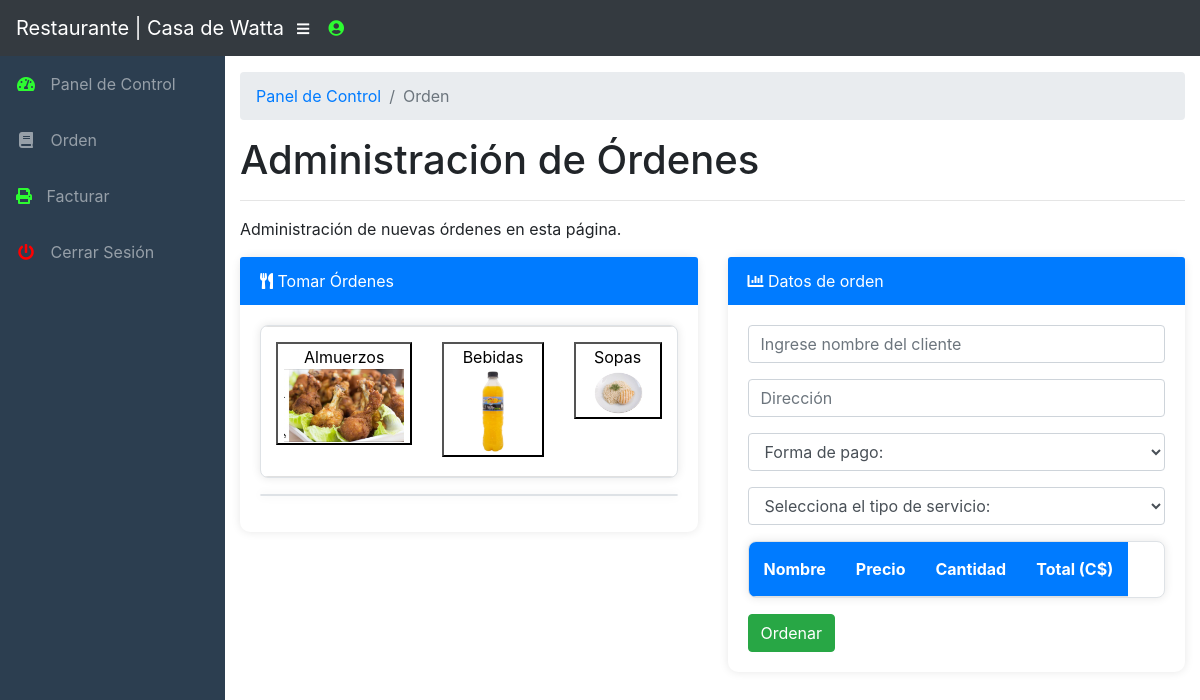
The page /staff/order.php (signed in) on the database its author committed.
### tables this page shows
CREATE TABLE IF NOT EXISTS `tbl_menu` (
  `menuID` int(11) NOT NULL AUTO_INCREMENT,
  `menuName` varchar(25) NOT NULL,
  `menu_imagen` varchar(600) DEFAULT NULL,
  PRIMARY KEY (`menuID`)
);

### staff/order.php (the view, shortened to what this page needs)
<?php
	include("../functions.php");
?>
<!DOCTYPE html>
<html lang="en">
  <head>
    <link href="vendor/bootstrap/css/bootstrap.min.css" rel="stylesheet">
    <link href="vendor/fontawesome-free/css/all.min.css" rel="stylesheet" type="text/css">
    <link href="vendor/datatables/dataTables.bootstrap4.css" rel="stylesheet">
    <link href="css/sb-admin.css" rel="stylesheet">
    <link href="../css/stylesmac.css" rel="stylesheet">
  </head>
  <body id="page-top">
    <nav class="navbar navbar-expand navbar-dark bg-dark static-top">
      <a class="navbar-brand mr-1" href="index.php">Restaurante | Casa de Watta</a>
      <button class="btn btn-link btn-sm text-white order-1 order-sm-0" id="sidebarToggle" href="#">
        <i class="fas fa-bars"></i>
      </button>
      <ul class="navbar-nav ml-auto ml-md-0">
        <li class="nav-item dropdown no-arrow">
          <a class="nav-link dropdown-toggle" href="#" id="userDropdown" role="button" data-toggle="dropdown" aria-haspopup="true" aria-expanded="false">
            <i class="fas fa-user-circle fa-fw"style="color: #2dfb31;"></i>
          </a>
        </li>
      </ul>
    </nav>
    <div id="wrapper">
      <ul class="sidebar navbar-nav">
      <?php
if ($_SESSION['user_level'] == "admin") {
    echo '
    <li class="nav-item">
        <a class="nav-link" href="../admin/index.php">
            <i class="fas fa-fw fa-tachometer-alt" style="color: #2dfb31;"></i>
            <span>Panel de Control</span>
        </a>
    </li>
    ';
} elseif ($_SESSION['user_level'] != "admin") {
    echo '
    <li class="nav-item">
        <a class="nav-link" href="./index.php">
            <i class="fas fa-fw fa-tachometer-alt" style="color: #2dfb31;"></i>
            <span>Panel de Control</span>
        </a>
    </li>
    ';
}
?>
   <?php
echo '
            <li class="nav-item">
              <a class="nav-link" href="order.php">
                <i class="fas fa-fw fa-book"></i>
                <span>Orden</span></a>
            </li>
';
if ($_SESSION['user_level'] == "staff"){
echo'
<li class="nav-item">
          <a class="nav-link" href="./facturar.php">
          <i class="fas fa-regular fa-print" style="color: #2dfb31;"></i>
            <span>Facturar</span></a>
        </li>
';}
?>
        <li class="nav-item">
          <a class="nav-link" href="#" data-toggle="modal" data-target="#logoutModal">
            <i class="fas fa-fw fa-power-off"style="color: #FF0000;"></i>
            <span>Cerrar Sesión</span>
          </a>
        </li>
      </ul>
      <div id="content-wrapper">
        <div class="container-fluid">
          <ol class="breadcrumb">
            <li class="breadcrumb-item">
              <a href="index.php">Panel de Control</a>
            </li>
            <li class="breadcrumb-item active">Orden</li>
          </ol>
          <h1>Administración de Órdenes</h1>
        <hr>
        <p>Administración de nuevas órdenes en esta página.</p>
        <div class="row">
            <div class="col-lg-6">
                <div class="card mb-3">
                    <div class="card-header">
                        <i class="fas fa-utensils"></i> Tomar Órdenes
                    </div>
                    <div class="card-body">
                        <table class="table table-responsive table-bordered text-center" width="100%" cellspacing="0">
                            <tr>
                                <?php
                                $menuQuery = "SELECT * FROM tbl_menu";
                                $stmt = $sqlconnection->prepare($menuQuery);
                                $stmt->execute();
                                $result = $stmt->get_result();
                                $counter = 0;
                                while ($menuRow = $result->fetch_assoc()) {
                                    if ($counter % 3 == 0) {
                                        echo "</tr><tr>";
                                    }
                                    echo "<td>
        <button class='_favorit' style='margin-bottom:4px; white-space: normal; background-color: #ffffff; color: #000;' onclick='displayItem(" . $menuRow['menuID'] . ")'>
            " . $menuRow['menuName'] . "
            <img src='../image/" . $menuRow['menu_imagen'] . "' alt='" . $menuRow['menu_imagen'] . "' style='width:100%; height:auto;'>
        </button>
      </td>";
                                    $counter++;
                                }
                                ?>
                            </tr>
                        </table>
                        <table id="tblItem" class="table table-responsive table-bordered" width="100%" cellspacing="0"></table>
                    </div>
                </div>
            </div>
            <div class="col-lg-6">
                <div class="card mb-3">
                    <div class="card-header">
                        <i class="fas fa-chart-bar"></i>
                        Datos de orden
                    </div>
                    <div class="card-body">
                        <form action="insertorder.php" method="POST">
                            <div class="form-group">
                                <input type="text" name="nombrec" placeholder="Ingrese nombre del cliente" id="nombrec" class="form-control" list="clientes" />
                            </div>
                            <div class="form-group">
                                <input type="text" name="direccion" placeholder="Dirección" id="direccion" class="form-control" />
                            </div>
                            <div class="form-group">
                                <select class="form-control" name="forma_pago" id="forma_pago" required>
                                    <option value=''>Forma de pago:</option>
                                </select>
                            </div>
                            <div class="form-group">
                                <select class="form-control" name="servicio" id="servicio" onchange="mostrarCosto()" required>
                                    <option value=''>Selecciona el tipo de servicio:</option>
                                </select>
                            </div>
                            <table id="tblOrderList" class="table table-responsive table-bordered" width="100%" cellspacing="0">
                                <tr>
                                    <th>Nombre</th>
                                    <th>Precio</th>
                                    <th>Cantidad</th>
                                    <th>Total (C$)</th>
                                </tr>
                            </table>
                            <input class="btn btn-success" type="submit" name="sentorder" id="sentorder" value="Ordenar">
                        </form>
                    </div>
                </div>
            </div>
        </div>
    </div>
</body>
</html>

### staff/css/sb-admin.css (style rules this page uses)
html { position: relative; min-height: 100%; }
body { height: 100%; }
#wrapper { display: -webkit-box; display: -ms-flexbox; display: flex; }
#wrapper #content-wrapper { overflow-x: hidden; width: 100%; padding-top: 1rem; padding-bottom: 80px; }
.navbar-nav .nav-item.dropdown .dropdown-toggle::after { width: 1rem; text-align: center; float: right; vertical-align: 0; border: 0; font-weight: 900; content: '\f105'; font-family: 'Font Awesome 5 Free'; }
.navbar-nav .nav-item.dropdown.no-arrow .dropdown-toggle::after { display: none; }
.sidebar { width: 90px !important; background-color: #212529; min-height: calc(100vh - 56px); }
.sidebar .nav-item:last-child { margin-bottom: 1rem; }
.sidebar .nav-item .nav-link { text-align: center; padding: 0.75rem 1rem; width: 90px; }
.sidebar .nav-item .nav-link span { font-size: 0.65rem; display: block; }
.sidebar .nav-item .nav-link { color: rgba(255, 255, 255, 0.5); }
@media (min-width: 768px) { .sidebar { width: 225px !important; } }
@media (min-width: 768px) { .sidebar .nav-item .nav-link { display: block; width: 100%; text-align: left; padding: 1rem; width: 225px; } }
@media (min-width: 768px) { .sidebar .nav-item .nav-link span { font-size: 1rem; display: inline; } }
:root { --input-padding-x: 0.75rem; --input-padding-y: 0.75rem; }

### css/stylesmac.css (style rules this page uses)
.card { border: 0; border-radius: 10px; box-shadow: 0 0 10px rgba(0, 0, 0, 0.1); }
.card-header { background-color: #007bff; color: #fff; border-bottom: 0; }
.table { background-color: #fff; border-radius: 8px; box-shadow: 0 0 10px rgba(0, 0, 0, 0.1); }
.table th, .table td { border: none; padding: 15px; }
.table th { background-color: #007bff; color: #fff; font-weight: bold; }
.table tr { border-bottom: 1px solid #e0e0e0; }
.sidebar { background-color: #2c3e50; color: #fff; }
.sidebar a { padding: 10px; text-decoration: none; color: #fff; display: block; }
.sidebar .nav-link i { margin-right: 10px; }

### rows shown on the page
tbl_menu: menuName "Almuerzos", menu_imagen (picture)
tbl_menu: menuName "Bebidas", menu_imagen (picture)
tbl_menu: menuName "Sopas", menu_imagen (picture)
